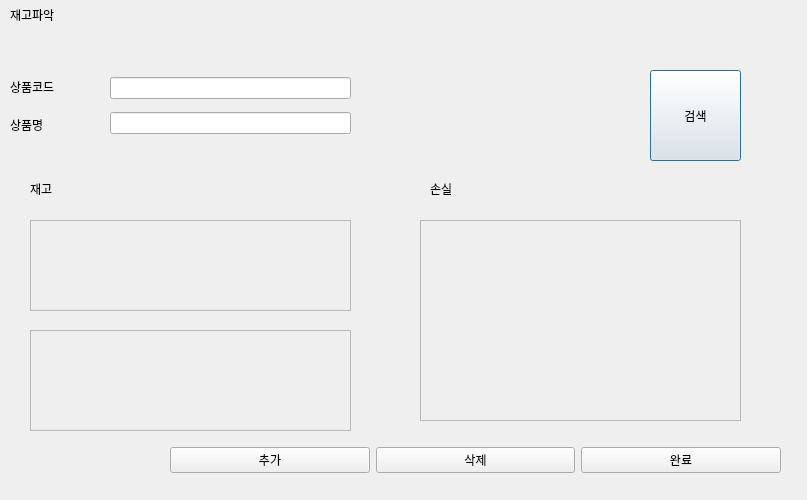
<?xml version="1.0" encoding="UTF-8"?>
<ui version="4.0">
 <class>Dialog</class>
 <widget class="QDialog" name="Dialog">
  <property name="geometry">
   <rect>
    <x>0</x>
    <y>0</y>
    <width>807</width>
    <height>500</height>
   </rect>
  </property>
  <property name="windowTitle">
   <string>Dialog</string>
  </property>
  <widget class="QLabel" name="label">
   <property name="geometry">
    <rect>
     <x>10</x>
     <y>0</y>
     <width>719</width>
     <height>29</height>
    </rect>
   </property>
   <property name="text">
    <string>재고파악</string>
   </property>
  </widget>
  <widget class="QPushButton" name="pushButton_2">
   <property name="geometry">
    <rect>
     <x>650</x>
     <y>70</y>
     <width>91</width>
     <height>91</height>
    </rect>
   </property>
   <property name="text">
    <string>검색</string>
   </property>
  </widget>
  <widget class="QWidget" name="verticalLayoutWidget">
   <property name="geometry">
    <rect>
     <x>10</x>
     <y>70</y>
     <width>91</width>
     <height>71</height>
    </rect>
   </property>
   <layout class="QVBoxLayout" name="verticalLayout_5">
    <item>
     <widget class="QLabel" name="label_9">
      <property name="enabled">
       <bool>true</bool>
      </property>
      <property name="text">
       <string>상품코드</string>
      </property>
     </widget>
    </item>
    <item>
     <widget class="QLabel" name="label_10">
      <property name="enabled">
       <bool>true</bool>
      </property>
      <property name="autoFillBackground">
       <bool>false</bool>
      </property>
      <property name="text">
       <string>상품명</string>
      </property>
     </widget>
    </item>
   </layout>
  </widget>
  <widget class="QWidget" name="verticalLayoutWidget_2">
   <property name="geometry">
    <rect>
     <x>110</x>
     <y>70</y>
     <width>241</width>
     <height>71</height>
    </rect>
   </property>
   <layout class="QVBoxLayout" name="verticalLayout_6">
    <item>
     <widget class="QLineEdit" name="lineEdit_8"/>
    </item>
    <item>
     <widget class="QLineEdit" name="lineEdit_9"/>
    </item>
   </layout>
  </widget>
  <widget class="QWidget" name="horizontalLayoutWidget_9">
   <property name="geometry">
    <rect>
     <x>170</x>
     <y>440</y>
     <width>611</width>
     <height>41</height>
    </rect>
   </property>
   <layout class="QHBoxLayout" name="horizontalLayout_20">
    <item>
     <widget class="QPushButton" name="pushButton_35">
      <property name="text">
       <string>추가</string>
      </property>
     </widget>
    </item>
    <item>
     <widget class="QPushButton" name="pushButton_36">
      <property name="text">
       <string>삭제</string>
      </property>
     </widget>
    </item>
    <item>
     <widget class="QPushButton" name="pushButton_37">
      <property name="text">
       <string>완료</string>
      </property>
     </widget>
    </item>
   </layout>
  </widget>
  <widget class="QScrollArea" name="scrollArea_7">
   <property name="geometry">
    <rect>
     <x>30</x>
     <y>220</y>
     <width>321</width>
     <height>91</height>
    </rect>
   </property>
   <property name="widgetResizable">
    <bool>true</bool>
   </property>
   <widget class="QWidget" name="scrollAreaWidgetContents_8">
    <property name="geometry">
     <rect>
      <x>0</x>
      <y>0</y>
      <width>319</width>
      <height>89</height>
     </rect>
    </property>
    <widget class="QWidget" name="gridLayoutWidget_7">
     <property name="geometry">
      <rect>
       <x>0</x>
       <y>0</y>
       <width>401</width>
       <height>131</height>
      </rect>
     </property>
     <layout class="QGridLayout" name="gridLayout_4"/>
    </widget>
   </widget>
  </widget>
  <widget class="QScrollArea" name="scrollArea_8">
   <property name="geometry">
    <rect>
     <x>420</x>
     <y>220</y>
     <width>321</width>
     <height>201</height>
    </rect>
   </property>
   <property name="widgetResizable">
    <bool>true</bool>
   </property>
   <widget class="QWidget" name="scrollAreaWidgetContents_9">
    <property name="geometry">
     <rect>
      <x>0</x>
      <y>0</y>
      <width>319</width>
      <height>199</height>
     </rect>
    </property>
    <widget class="QWidget" name="gridLayoutWidget_8">
     <property name="geometry">
      <rect>
       <x>0</x>
       <y>0</y>
       <width>861</width>
       <height>301</height>
      </rect>
     </property>
     <layout class="QGridLayout" name="gridLayout_5"/>
    </widget>
   </widget>
  </widget>
  <widget class="QLabel" name="label_2">
   <property name="geometry">
    <rect>
     <x>30</x>
     <y>180</y>
     <width>77</width>
     <height>18</height>
    </rect>
   </property>
   <property name="text">
    <string>재고</string>
   </property>
  </widget>
  <widget class="QLabel" name="label_3">
   <property name="geometry">
    <rect>
     <x>430</x>
     <y>180</y>
     <width>77</width>
     <height>18</height>
    </rect>
   </property>
   <property name="text">
    <string>손실</string>
   </property>
  </widget>
  <widget class="QScrollArea" name="scrollArea_9">
   <property name="geometry">
    <rect>
     <x>30</x>
     <y>330</y>
     <width>321</width>
     <height>101</height>
    </rect>
   </property>
   <property name="widgetResizable">
    <bool>true</bool>
   </property>
   <widget class="QWidget" name="scrollAreaWidgetContents_10">
    <property name="geometry">
     <rect>
      <x>0</x>
      <y>0</y>
      <width>319</width>
      <height>99</height>
     </rect>
    </property>
    <widget class="QWidget" name="gridLayoutWidget_9">
     <property name="geometry">
      <rect>
       <x>0</x>
       <y>0</y>
       <width>401</width>
       <height>131</height>
      </rect>
     </property>
     <layout class="QGridLayout" name="gridLayout_6"/>
    </widget>
   </widget>
  </widget>
  <zorder>label</zorder>
  <zorder>pushButton_2</zorder>
  <zorder>verticalLayoutWidget</zorder>
  <zorder>verticalLayoutWidget_2</zorder>
  <zorder>horizontalLayoutWidget_9</zorder>
  <zorder>scrollArea_7</zorder>
  <zorder>scrollArea_8</zorder>
  <zorder>label_2</zorder>
  <zorder>label_3</zorder>
  <zorder>scrollArea_9</zorder>
  <zorder>gridLayoutWidget_9</zorder>
 </widget>
 <resources/>
 <connections/>
</ui>
